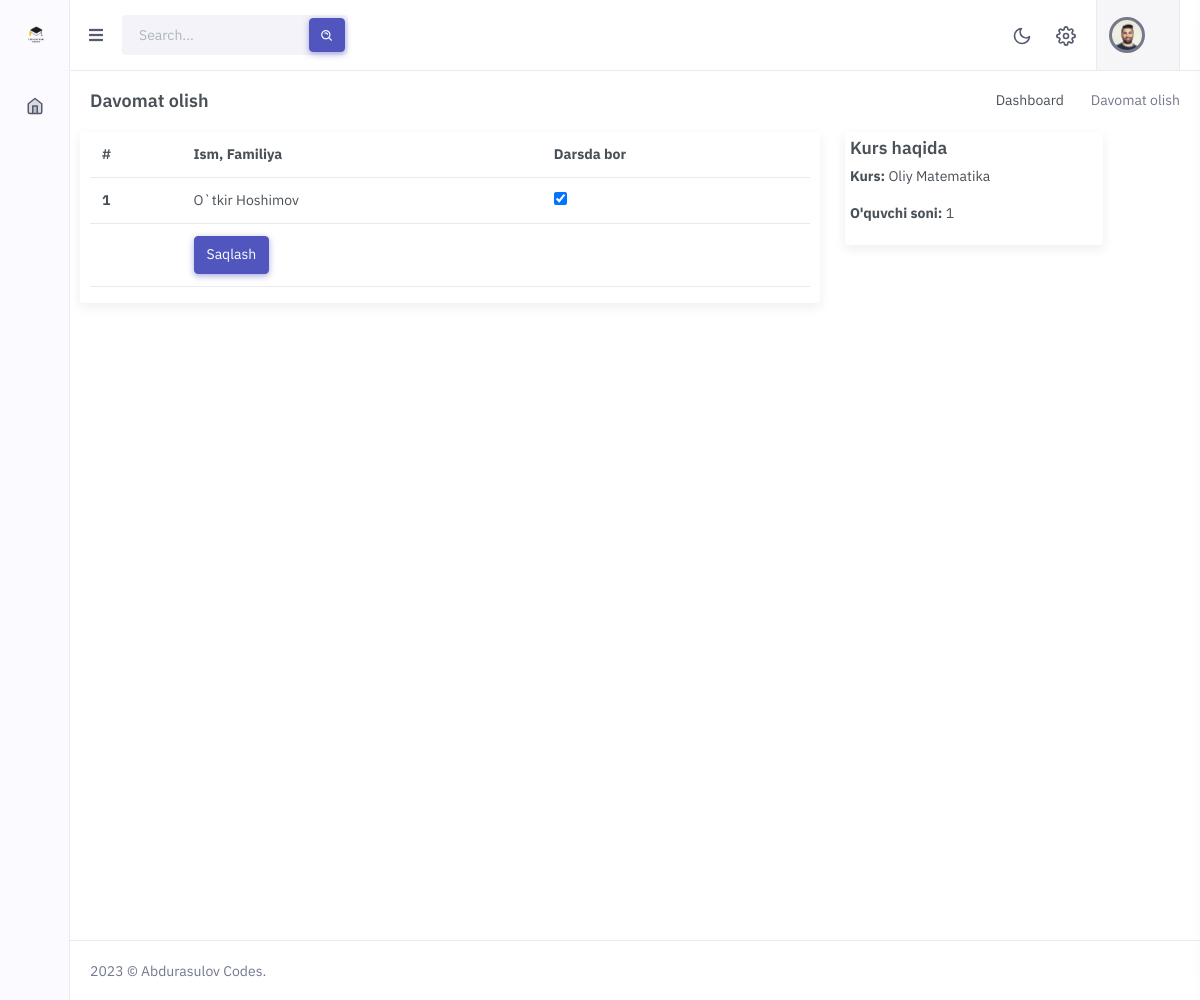
/mainmenu/attendance/3, run on the app's committed database.
### course/models.py (models this page shows, shortened)
class Student(models.Model):
      full_name = models.CharField(max_length=200)
      phone_number = models.CharField(max_length=120)
      wallet = models.IntegerField(default=0)
      token_id = models.CharField(default=str(random.randint(10000000, 99999999)), max_length=150)

class AttendanceGroup(models.Model):
      course = models.ForeignKey(Course, on_delete=models.CASCADE)
      time = models.CharField(max_length = 150 , choices=times)
      date = models.DateField()
      teacher = models.ForeignKey(User, on_delete = models.CASCADE)
      status = models.CharField(max_length=150)

class Course(models.Model):
      name  = models.CharField(max_length=120)
      teacher = models.ForeignKey(User, on_delete = models.CASCADE)
      title = models.TextField(null=True, blank=True)
      price = models.PositiveBigIntegerField()
      students = models.ManyToManyField(Student)
      time = models.CharField(max_length = 150 , choices=times)
      days = models.CharField(max_length = 150 , choices=days)
      room =  models.PositiveBigIntegerField()
      start_date = models.DateField(default=date.today())
      end_date = models.DateField(null=True, blank=True)
      is_ended = models.BooleanField(default=False)

### main/views.py (the view, shortened to what this page needs)
# urls.py: path('attendance/<int:id>', attendance, name='attendance'),
def attendance(request, id):
      attendancegroup = AttendanceGroup.objects.get(id=id)
      students = attendancegroup.course.students.all()
      context = {
            'students':students,
            "attendancegroup":attendancegroup,
            'courses': get_courses(request)
      }
      return render(request, 'attendance.html', context)

### main/views.py (called while the page is built)
def get_courses(request):
      if request.user.is_authenticated:
            teacher = request.user
            courses = Course.objects.filter(teacher=teacher)
            return courses
      else:
            pass

### templates/attendance.html (shortened to what this page needs)
{% extends "base.html" %}
{% block content %}
<div class="row">
      <div class="col-12">
          <div class="page-title-box d-sm-flex align-items-center justify-content-between">
              <h4 class="mb-sm-0 font-size-18">Davomat olish</h4>
              <div class="page-title-right">
                  <ol class="breadcrumb m-0">
                      <li class="breadcrumb-item"><a href="{% url 'teacher-dashboard' %}">Dashboard</a></li>
                      <li class="breadcrumb-item active">Davomat olish</li>
                  </ol>
              </div>
          </div>
      </div>
    </div>
<div class="row">
      <div class=" card shadow col-8">
<table class="table">
      <thead>
        <tr>
          <th scope="col">#</th>
          <th scope="col">Ism, Familiya</th>
          <th scope="col">Darsda bor</th>
        </tr>
      </thead>
      <form  method="post">{% csrf_token %}
      <tbody>
            {% for i in students %}
        <tr>
          <th scope="row">{{ forloop.counter }}</th>
            <td>{{i.full_name}}</td>
            <td><input type="checkbox" checked name="{{i.id}}"></td>
        </tr>
        {% endfor %}
        <tr>
            <td></td>
            <td><button class="btn btn-primary" type="submit"> Saqlash </button></td>
            <td></td>
        </tr>
      </tbody>
      </form>
</table>
</div>
<div style="margin-left: 15px;" class="   col-3">
      <div style="padding: 5px;" class="card shadow ">
      <h5>Kurs haqida</h5>
      <p><strong>Kurs:</strong> {{attendancegroup.course.name}} </p>
      <p><strong>O'quvchi soni:</strong> {{students.count}} </p>
</div>
</div>
</div>
{% endblock content %}

### templates/attendance.html (style rules this page uses)
.card { border:none; }

### data on the page
Student: full_name "O`tkir Hoshimov"
AttendanceGroup: course.name "Oliy Matematika"

### other printed values
{{ students.count }} "1"
